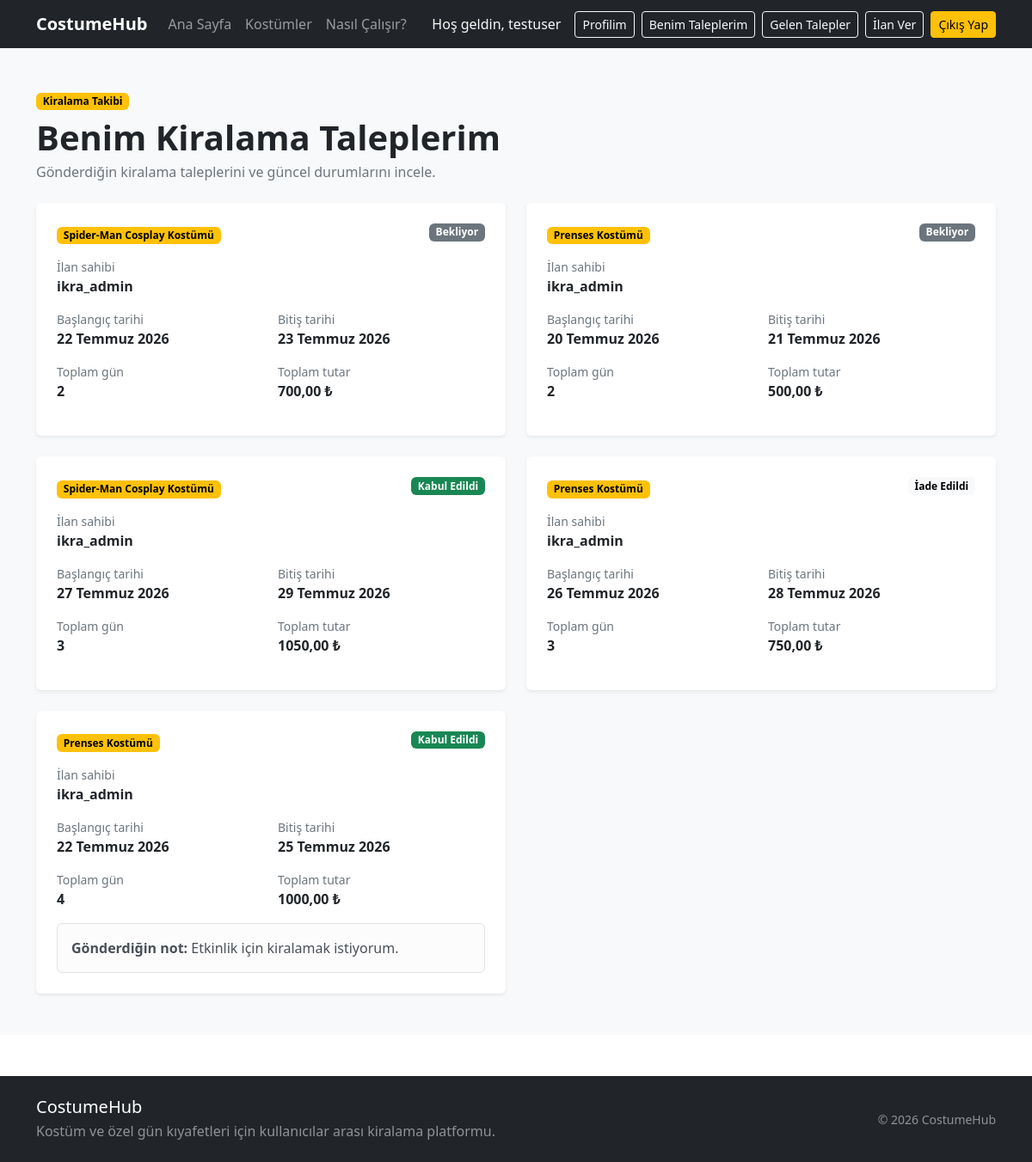
The page /kiralamalar/benim-taleplerim/ (signed in) on the database its author committed.
### rentals/models.py (models this page shows, shortened)
class KiralamaTalebi(models.Model):
    DURUM_SECENEKLERI = [
        ("BEKLIYOR", "Bekliyor"),
        ("KABUL_EDILDI", "Kabul Edildi"),
        ("TESLIM_EDILDI", "Teslim Edildi"),
        ("IADE_EDILDI", "İade Edildi"),
        ("TAMAMLANDI", "Tamamlandı"),
        ("REDDEDILDI", "Reddedildi"),
        ("IPTAL_EDILDI", "İptal Edildi"),
    ]
    ilan = models.ForeignKey(
        "products.Ilan",
        on_delete=models.CASCADE,
        related_name="kiralama_talepleri",
        verbose_name="İlan",
    )
    kiraci = models.ForeignKey(
        settings.AUTH_USER_MODEL,
        on_delete=models.CASCADE,
        related_name="kiralama_talepleri",
        verbose_name="Kiracı",
    )
    baslangic_tarihi = models.DateField(
        verbose_name="Başlangıç tarihi",
    )
    bitis_tarihi = models.DateField(
        verbose_name="Bitiş tarihi",
    )
    toplam_gun = models.PositiveIntegerField(
        verbose_name="Toplam gün",
    )
    toplam_tutar = models.DecimalField(
        max_digits=10,
        decimal_places=2,
        verbose_name="Toplam tutar",
    )
    durum = models.CharField(
        max_length=20,
        choices=DURUM_SECENEKLERI,
        default="BEKLIYOR",
        verbose_name="Talep durumu",
    )
    not_metni = models.TextField(
        blank=True,
        verbose_name="Kiracı notu",
    )
    olusturulma_tarihi = models.DateTimeField(
        auto_now_add=True,
        verbose_name="Oluşturulma tarihi",
    )
    guncellenme_tarihi = models.DateTimeField(
        auto_now=True,
        verbose_name="Güncellenme tarihi",
    )
    class Meta:
        verbose_name = "Kiralama talebi"
        verbose_name_plural = "Kiralama talepleri"
        ordering = ["-olusturulma_tarihi"]

### products/models.py (models this page shows, shortened)
class Ilan(models.Model):
    BEDEN_SECENEKLERI = [
        ("XS", "XS"),
        ("S", "S"),
        ("M", "M"),
        ("L", "L"),
        ("XL", "XL"),
        ("XXL", "XXL"),
        ("STANDART", "Standart"),
    ]
    DURUM_SECENEKLERI = [
        ("TASLAK", "Taslak"),
        ("YAYINDA", "Yayında"),
        ("PASIF", "Pasif"),
    ]
    ilan_sahibi = models.ForeignKey(
        settings.AUTH_USER_MODEL,
        on_delete=models.CASCADE,
        related_name="ilanlar",
        verbose_name="İlan sahibi",
    )
    kategori = models.ForeignKey(
        Kategori,
        on_delete=models.PROTECT,
        related_name="ilanlar",
        verbose_name="Kategori",
    )
    baslik = models.CharField(
        max_length=150,
        verbose_name="İlan başlığı",
    )
    aciklama = models.TextField(
        max_length=2000,
        verbose_name="Açıklama",
    )
    fotograf = models.ImageField(
    upload_to="ilanlar/",
    blank=True,
    null=True,
    verbose_name="İlan fotoğrafı",
)
    beden = models.CharField(
        max_length=20,
        choices=BEDEN_SECENEKLERI,
        verbose_name="Beden",
    )
    renk = models.CharField(
        max_length=50,
        verbose_name="Renk",
    )
    gunluk_fiyat = models.DecimalField(
        max_digits=10,
        decimal_places=2,
        verbose_name="Günlük kiralama ücreti",
    )
    depozito = models.DecimalField(
        max_digits=10,
        decimal_places=2,
        default=0,
        verbose_name="Depozito",
    )
    sehir = models.CharField(
        max_length=50,
        verbose_name="Şehir",
    )
    durum = models.CharField(
        max_length=20,
        choices=DURUM_SECENEKLERI,
        default="YAYINDA",
        verbose_name="İlan durumu",
    )
    mevcut_mu = models.BooleanField(
        default=True,
        verbose_name="Kiralamaya uygun mu?",
    )
    olusturulma_tarihi = models.DateTimeField(
        auto_now_add=True,
    )
    guncellenme_tarihi = models.DateTimeField(
        auto_now=True,
    )
    class Meta:
        verbose_name = "İlan"
        verbose_name_plural = "İlanlar"
        ordering = ["-olusturulma_tarihi"]

### rentals/views.py (the view)
@login_required
def benim_kiralama_taleplerim(request):
    talepler = (
        KiralamaTalebi.objects.filter(
            kiraci=request.user,
        )
        .select_related(
            "ilan",
            "ilan__ilan_sahibi",
        )
        .order_by("-olusturulma_tarihi")
    )
    return render(
        request,
        "rentals/benim_kiralama_taleplerim.html",
        {
            "talepler": talepler,
        },
    )

### templates/rentals/benim_kiralama_taleplerim.html (shortened to what this page needs)
{% extends "base.html" %}
{% block content %}
<section class="py-5 bg-light">
    <div class="container">
        <div class="mb-4">
            <span class="badge text-bg-warning mb-2">
                Kiralama Takibi
            </span>
            <h1 class="fw-bold mb-1">
                Benim Kiralama Taleplerim
            </h1>
            <p class="text-secondary mb-0">
                Gönderdiğin kiralama taleplerini ve güncel durumlarını incele.
            </p>
        </div>
        {% if talepler %}
            <div class="row g-4">
                {% for talep in talepler %}
                    <div class="col-lg-6">
                        <div class="card h-100 border-0 shadow-sm">
                            <div class="card-body p-4">
                                <div class="d-flex justify-content-between align-items-start mb-3">
                                    <a
                                        href="{% url 'products:ilan_detay' talep.ilan.id %}"
                                        class="text-decoration-none"
                                    >
                                        <span class="badge text-bg-warning">
                                            {{ talep.ilan.baslik }}
                                        </span>
                                    </a>
                                    {% if talep.durum == "BEKLIYOR" %}
                                        <span class="badge text-bg-secondary">
                                            Bekliyor
                                        </span>
                                    {% elif talep.durum == "KABUL_EDILDI" %}
                                        <span class="badge text-bg-success">
                                            Kabul Edildi
                                        </span>
                                    {% elif talep.durum == "REDDEDILDI" %}
                                        <span class="badge text-bg-danger">
                                            Reddedildi
                                        </span>
                                    {% else %}
                                        <span class="badge text-bg-light">
                                            {{ talep.get_durum_display }}
                                        </span>
                                    {% endif %}
                                </div>
                                <div class="mb-3">
                                    <div class="small text-secondary">
                                        İlan sahibi
                                    </div>
                                    <div class="fw-semibold">
                                        {{ talep.ilan.ilan_sahibi.username }}
                                    </div>
                                </div>
                                <div class="row g-3 mb-3">
                                    <div class="col-sm-6">
                                        <div class="small text-secondary">
                                            Başlangıç tarihi
                                        </div>
                                        <div class="fw-semibold">
                                            {{ talep.baslangic_tarihi }}
                                        </div>
                                    </div>
                                    <div class="col-sm-6">
                                        <div class="small text-secondary">
                                            Bitiş tarihi
                                        </div>
                                        <div class="fw-semibold">
                                            {{ talep.bitis_tarihi }}
                                        </div>
                                    </div>
                                    <div class="col-sm-6">
                                        <div class="small text-secondary">
                                            Toplam gün
                                        </div>
                                        <div class="fw-semibold">
                                            {{ talep.toplam_gun }}
                                        </div>
                                    </div>
                                    <div class="col-sm-6">
                                        <div class="small text-secondary">
                                            Toplam tutar
                                        </div>
                                        <div class="fw-bold">
                                            {{ talep.toplam_tutar }} ₺
                                        </div>
                                    </div>
                                </div>
                                {% if talep.not_metni %}
                                    <div class="alert alert-light border mb-0">
                                        <strong>Gönderdiğin not:</strong>
                                        {{ talep.not_metni }}
                                    </div>
                                {% endif %}
                            </div>
                        </div>
                    </div>
                {% endfor %}
            </div>
        {% endif %}
    </div>
</section>
{% endblock %}

### templates/partials/navbar.html (shortened to what this page needs)
<nav class="navbar navbar-expand-lg navbar-dark bg-dark">
    <div class="container">
        <a class="navbar-brand fw-bold" href="{% url 'products:home' %}">
            CostumeHub
        </a>
        <div class="collapse navbar-collapse" id="anaMenu">
            <ul class="navbar-nav me-auto mb-2 mb-lg-0">
                <li class="nav-item">
                    <a
                        class="nav-link"
                        href="{% url 'products:home' %}"
                    >
                        Ana Sayfa
                    </a>
                </li>
                <li class="nav-item">
                    <a
                        class="nav-link"
                        href="{% url 'products:ilan_listesi' %}"
                    >
                        Kostümler
                    </a>
                </li>
                <li class="nav-item">
                    <a
                        class="nav-link"
                        href="{% url 'products:home' %}#nasil-calisir"
                    >
                        Nasıl Çalışır?
                    </a>
                </li>
            </ul>
            <div class="d-flex align-items-center gap-2">
                {% if user.is_authenticated %}
                    <span class="navbar-text text-light me-2">
                        Hoş geldin, {{ user.username }}
                    </span>
                    <a
                        href="{% url 'accounts:profil' %}"
                        class="btn btn-outline-light btn-sm"
                    >
                        Profilim
                    </a>
                    <a
                        href="{% url 'rentals:benim_kiralama_taleplerim' %}"
                        class="btn btn-outline-light btn-sm"
                    >
                        Benim Taleplerim
                    </a>
                    <a
                        href="{% url 'rentals:gelen_kiralama_talepleri' %}"
                        class="btn btn-outline-light btn-sm"
                    >
                        Gelen Talepler
                    </a>
                    <a
                        href="{% url 'products:ilan_olustur' %}"
                        class="btn btn-outline-light btn-sm"
                    >
                        İlan Ver
                    </a>
                    <form
                        method="POST"
                        action="{% url 'accounts:cikis' %}"
                        class="d-inline"
                    >
                        <button
                            type="submit"
                            class="btn btn-warning btn-sm"
                        >
                            Çıkış Yap
                        </button>
                    </form>
                {% endif %}
            </div>
        </div>
    </div>
</nav>

### static/css/style.css (style rules this page uses)
body { background-color: #ffffff; color: #212529; }
.card { transition: transform 0.2s ease, box-shadow 0.2s ease; }

### rows shown on the page
KiralamaTalebi: ilan.baslik "Spider-Man Cosplay Kostümü", durum "Bekliyor", ilan.ilan_sahibi.username "ikra_admin", baslangic_tarihi "22 Temmuz 2026", bitis_tarihi "23 Temmuz 2026", toplam_gun "2", toplam_tutar "700,00"
KiralamaTalebi: ilan.baslik "Prenses Kostümü", durum "Bekliyor", ilan.ilan_sahibi.username "ikra_admin", baslangic_tarihi "20 Temmuz 2026", bitis_tarihi "21 Temmuz 2026", toplam_gun "2", toplam_tutar "500,00"
KiralamaTalebi: ilan.baslik "Spider-Man Cosplay Kostümü", durum "Kabul Edildi", ilan.ilan_sahibi.username "ikra_admin", baslangic_tarihi "27 Temmuz 2026", bitis_tarihi "29 Temmuz 2026", toplam_gun "3", toplam_tutar "1050,00"
KiralamaTalebi: ilan.baslik "Prenses Kostümü", durum "İade Edildi", ilan.ilan_sahibi.username "ikra_admin", baslangic_tarihi "26 Temmuz 2026", bitis_tarihi "28 Temmuz 2026", toplam_gun "3", toplam_tutar "750,00"
KiralamaTalebi: ilan.baslik "Prenses Kostümü", durum "Kabul Edildi", ilan.ilan_sahibi.username "ikra_admin", baslangic_tarihi "22 Temmuz 2026", bitis_tarihi "25 Temmuz 2026", toplam_gun "4", toplam_tutar "1000,00", not_metni "Etkinlik için kiralamak istiyorum."

### other values the page prints
{{ user.username }} "testuser"
